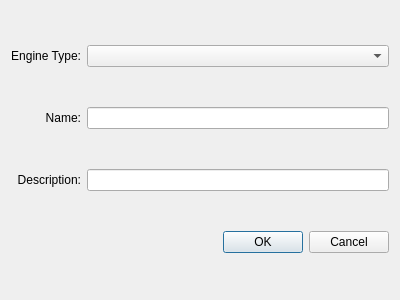
<ui version="4.0" >
 <class>AddEngineDialog</class>
 <widget class="QDialog" name="AddEngineDialog" >
  <property name="geometry" >
   <rect>
    <x>0</x>
    <y>0</y>
    <width>400</width>
    <height>300</height>
   </rect>
  </property>
  <property name="windowTitle" >
   <string>Dialog</string>
  </property>
  <layout class="QGridLayout" >
   <item row="0" column="0" >
    <widget class="QLabel" name="baseLabe" >
     <property name="text" >
      <string>Engine Type:</string>
     </property>
     <property name="alignment" >
      <set>Qt::AlignRight|Qt::AlignTrailing|Qt::AlignVCenter</set>
     </property>
    </widget>
   </item>
   <item row="0" column="1" >
    <widget class="QComboBox" name="typeCombo" />
   </item>
   <item row="1" column="0" >
    <widget class="QLabel" name="baseLabe_2" >
     <property name="text" >
      <string>Name:</string>
     </property>
     <property name="alignment" >
      <set>Qt::AlignRight|Qt::AlignTrailing|Qt::AlignVCenter</set>
     </property>
    </widget>
   </item>
   <item row="1" column="1" >
    <widget class="QLineEdit" name="nameEdit" />
   </item>
   <item row="2" column="0" >
    <widget class="QLabel" name="baseLabe_3" >
     <property name="text" >
      <string>Description:</string>
     </property>
     <property name="alignment" >
      <set>Qt::AlignRight|Qt::AlignTrailing|Qt::AlignVCenter</set>
     </property>
    </widget>
   </item>
   <item row="2" column="1" >
    <widget class="QLineEdit" name="descriptionEdit" />
   </item>
   <item row="3" column="0" colspan="2" >
    <widget class="QDialogButtonBox" name="buttonBox" >
     <property name="orientation" >
      <enum>Qt::Horizontal</enum>
     </property>
     <property name="standardButtons" >
      <set>QDialogButtonBox::Cancel|QDialogButtonBox::NoButton|QDialogButtonBox::Ok</set>
     </property>
    </widget>
   </item>
  </layout>
 </widget>
 <resources/>
 <connections>
  <connection>
   <sender>buttonBox</sender>
   <signal>accepted()</signal>
   <receiver>AddEngineDialog</receiver>
   <slot>accept()</slot>
   <hints>
    <hint type="sourcelabel" >
     <x>248</x>
     <y>254</y>
    </hint>
    <hint type="destinationlabel" >
     <x>157</x>
     <y>274</y>
    </hint>
   </hints>
  </connection>
  <connection>
   <sender>buttonBox</sender>
   <signal>rejected()</signal>
   <receiver>AddEngineDialog</receiver>
   <slot>reject()</slot>
   <hints>
    <hint type="sourcelabel" >
     <x>316</x>
     <y>260</y>
    </hint>
    <hint type="destinationlabel" >
     <x>286</x>
     <y>274</y>
    </hint>
   </hints>
  </connection>
 </connections>
</ui>
